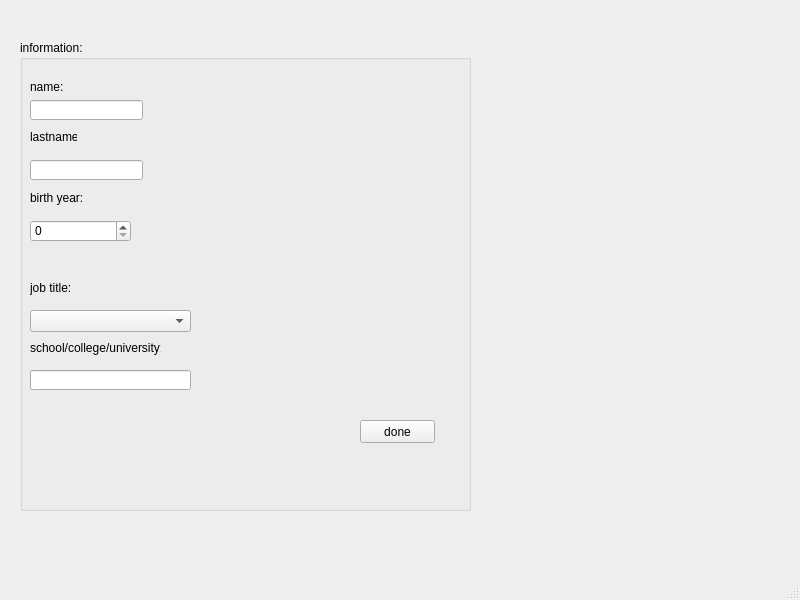
<?xml version="1.0" encoding="UTF-8"?>
<ui version="4.0">
 <class>smp4</class>
 <widget class="QMainWindow" name="smp4">
  <property name="geometry">
   <rect>
    <x>0</x>
    <y>0</y>
    <width>800</width>
    <height>600</height>
   </rect>
  </property>
  <property name="windowTitle">
   <string>MainWindow</string>
  </property>
  <widget class="QWidget" name="centralwidget">
   <widget class="QGroupBox" name="groupBox">
    <property name="geometry">
     <rect>
      <x>20</x>
      <y>40</y>
      <width>451</width>
      <height>471</height>
     </rect>
    </property>
    <property name="title">
     <string>information:</string>
    </property>
    <widget class="QLabel" name="label">
     <property name="geometry">
      <rect>
       <x>10</x>
       <y>40</y>
       <width>47</width>
       <height>13</height>
      </rect>
     </property>
     <property name="text">
      <string>name:</string>
     </property>
    </widget>
    <widget class="QLabel" name="label_2">
     <property name="geometry">
      <rect>
       <x>10</x>
       <y>90</y>
       <width>47</width>
       <height>13</height>
      </rect>
     </property>
     <property name="text">
      <string>lastname:</string>
     </property>
    </widget>
    <widget class="QLabel" name="label_3">
     <property name="geometry">
      <rect>
       <x>10</x>
       <y>240</y>
       <width>51</width>
       <height>16</height>
      </rect>
     </property>
     <property name="text">
      <string>job title:</string>
     </property>
    </widget>
    <widget class="QComboBox" name="comboBox">
     <property name="geometry">
      <rect>
       <x>10</x>
       <y>270</y>
       <width>161</width>
       <height>22</height>
      </rect>
     </property>
    </widget>
    <widget class="QLineEdit" name="lineEdit">
     <property name="geometry">
      <rect>
       <x>10</x>
       <y>60</y>
       <width>113</width>
       <height>20</height>
      </rect>
     </property>
    </widget>
    <widget class="QLineEdit" name="lineEdit_2">
     <property name="geometry">
      <rect>
       <x>10</x>
       <y>120</y>
       <width>113</width>
       <height>20</height>
      </rect>
     </property>
    </widget>
    <widget class="QLabel" name="label_4">
     <property name="geometry">
      <rect>
       <x>10</x>
       <y>300</y>
       <width>131</width>
       <height>16</height>
      </rect>
     </property>
     <property name="text">
      <string>school/college/university:</string>
     </property>
    </widget>
    <widget class="QLineEdit" name="lineEdit_3">
     <property name="geometry">
      <rect>
       <x>10</x>
       <y>330</y>
       <width>161</width>
       <height>20</height>
      </rect>
     </property>
    </widget>
    <widget class="QLabel" name="label_5">
     <property name="geometry">
      <rect>
       <x>10</x>
       <y>150</y>
       <width>61</width>
       <height>16</height>
      </rect>
     </property>
     <property name="text">
      <string>birth year:</string>
     </property>
    </widget>
    <widget class="QSpinBox" name="spinBox">
     <property name="geometry">
      <rect>
       <x>10</x>
       <y>180</y>
       <width>101</width>
       <height>22</height>
      </rect>
     </property>
    </widget>
    <widget class="QPushButton" name="pushButton">
     <property name="geometry">
      <rect>
       <x>340</x>
       <y>380</y>
       <width>75</width>
       <height>23</height>
      </rect>
     </property>
     <property name="text">
      <string>done</string>
     </property>
    </widget>
   </widget>
  </widget>
  <widget class="QMenuBar" name="menubar">
   <property name="geometry">
    <rect>
     <x>0</x>
     <y>0</y>
     <width>800</width>
     <height>21</height>
    </rect>
   </property>
  </widget>
  <widget class="QStatusBar" name="statusbar"/>
 </widget>
 <resources/>
 <connections/>
</ui>
